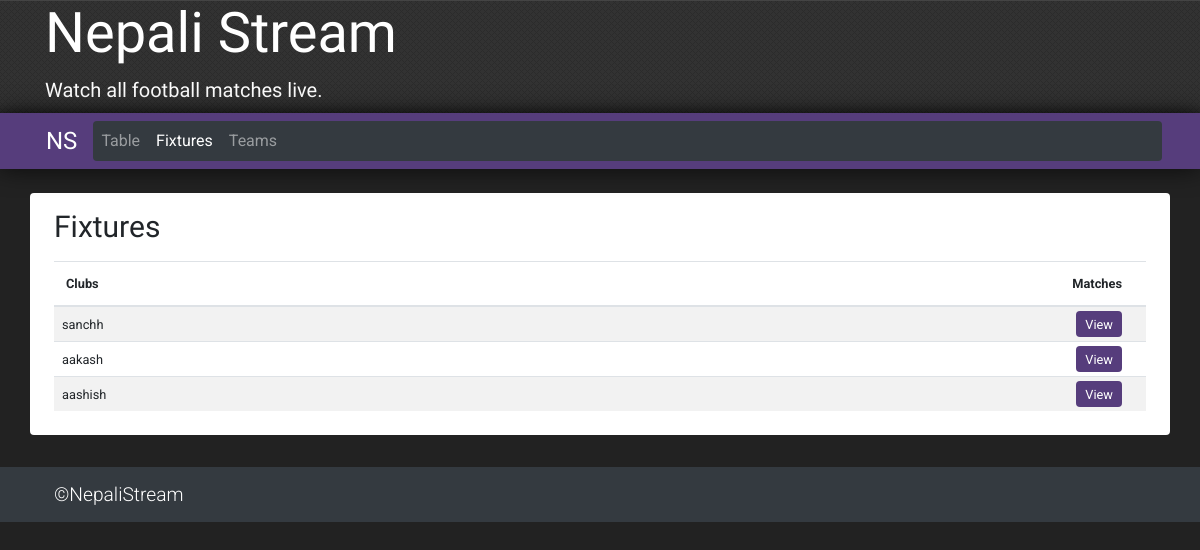
The page /fixtures/ on the database its author committed.
### addteam/models.py (models this page shows, shortened)
class Team(models.Model):
    name = models.CharField(max_length=100, primary_key=True)
    mp = models.IntegerField(default=0)
    w = models.IntegerField(default=0)
    d = models.IntegerField(default=0)
    l = models.IntegerField(default=0)
    gf = models.IntegerField(default=0)
    ga = models.IntegerField(default=0)
    gd = models.IntegerField(default=0)
    pts = models.IntegerField(default=0)

### league/views.py (the view)
# urls.py: path('fixtures/', views.fixtures, name = 'fixtures'),
def fixtures(request):
    teams = models.Team.objects.all().order_by('pts')
    matchlist = list()
    for team in teams:
        name = team.name
        slug = name.replace(' ','-')
        matchlist.append([name, slug])
    return render(request, 'fixtures.html', {'fixtures':'active', 'matchlist':matchlist})

### templates/fixtures.html (shortened to what this page needs)
{% extends 'base.html' %}
{% load static %}
{% block content %}
<div class="card-body px-2 pt-3 pb-4 p-sm-3 mr-0 rounded" style="background-color: white;">
  <h1 class="page-title">
    Fixtures
  </h1>
  <div class="col-12 p-1 p-sm-2 m-0">
    <table class="table table-hover small m-0 p-0 table-striped">
      <thead>
        <tr>
          <th>
            Clubs
          </th>
          <th class = "text-right pr-4">
            Matches
          </th>
        </tr>
      </thead>
      <tbody>
        {%for matches in matchlist%}
          <tr>
            <td class="p-0 pl-2 pt-2 pr-4">
              {{matches.0}}
            </td>
            <td class="p-0 pt-1 pb-1 pr-4 text-right">
              <a class="btn link p-0 pl-2 pr-2" href="{% url 'fixtures' %}{{matches.1}}"><small>View</small></a>
            </td>
          </tr>
        {% endfor %}
      </tbody>
    </table>
  </div>
</div>
{% endblock %}

### rows shown on the page
Team: name "sanchh"
Team: name "aakash"
Team: name "aashish"
